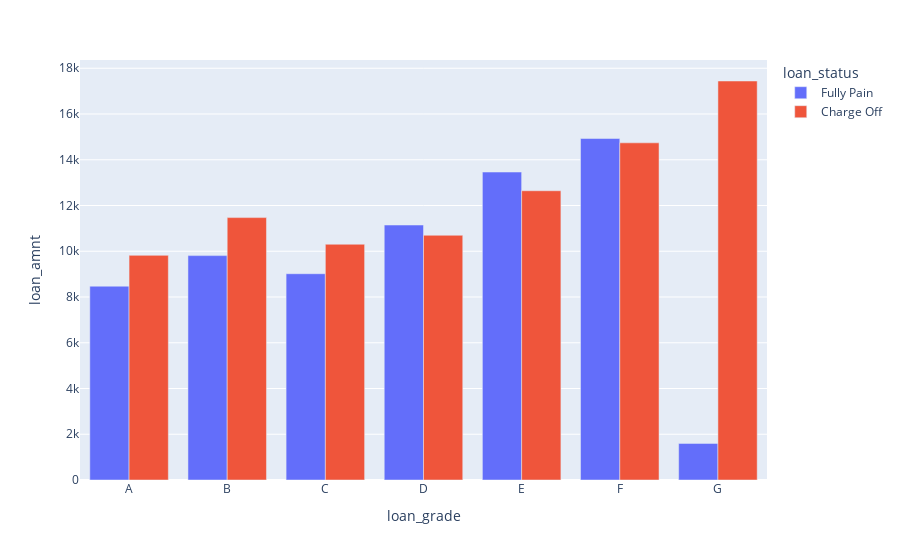

Notebook code cell kept with this figure:
### Code cell
plot_grade_loan = px.bar(data_grade_loan, x = 'loan_grade', y = 'loan_amnt', color = 'loan_status', barmode = 'group')
plot_grade_loan.show()

### Figure 1 — Plotly figure (JSON) as saved in the notebook; plotly's stock layout.template omitted (floating-point values rounded to 4 significant figures)
{"data": [{"alignmentgroup": "True", "hovertemplate": "loan_status=Fully Pain<br>loan_grade=%{x}<br>loan_amnt=%{y}<extra></extra>", "legendgroup": "Fully Pain", "marker": {"color": "#636efa", "pattern": {"shape": ""}}, "name": "Fully Pain", "offsetgroup": "Fully Pain", "orientation": "v", "showlegend": true, "textposition": "auto", "type": "bar", "x": ["A", "B", "C", "D", "E", "F", "G"], "xaxis": "x", "y": [8472.0, 9809.0, 9018.0, 11150.0, 13460.0, 14930.0, 1600], "yaxis": "y"}, {"alignmentgroup": "True", "hovertemplate": "loan_status=Charge Off<br>loan_grade=%{x}<br>loan_amnt=%{y}<extra></extra>", "legendgroup": "Charge Off", "marker": {"color": "#EF553B", "pattern": {"shape": ""}}, "name": "Charge Off", "offsetgroup": "Charge Off", "orientation": "v", "showlegend": true, "textposition": "auto", "type": "bar", "x": ["A", "B", "C", "D", "E", "F", "G"], "xaxis": "x", "y": [9821.0, 11470.0, 10310.0, 10700.0, 12650.0, 14740.0, 17440.0], "yaxis": "y"}], "layout": {"barmode": "group", "legend": {"title": {"text": "loan_status"}, "tracegroupgap": 0}, "margin": {"t": 60}, "xaxis": {"anchor": "y", "domain": [0, 1], "title": {"text": "loan_grade"}}, "yaxis": {"anchor": "x", "domain": [0, 1], "title": {"text": "loan_amnt"}}}}
